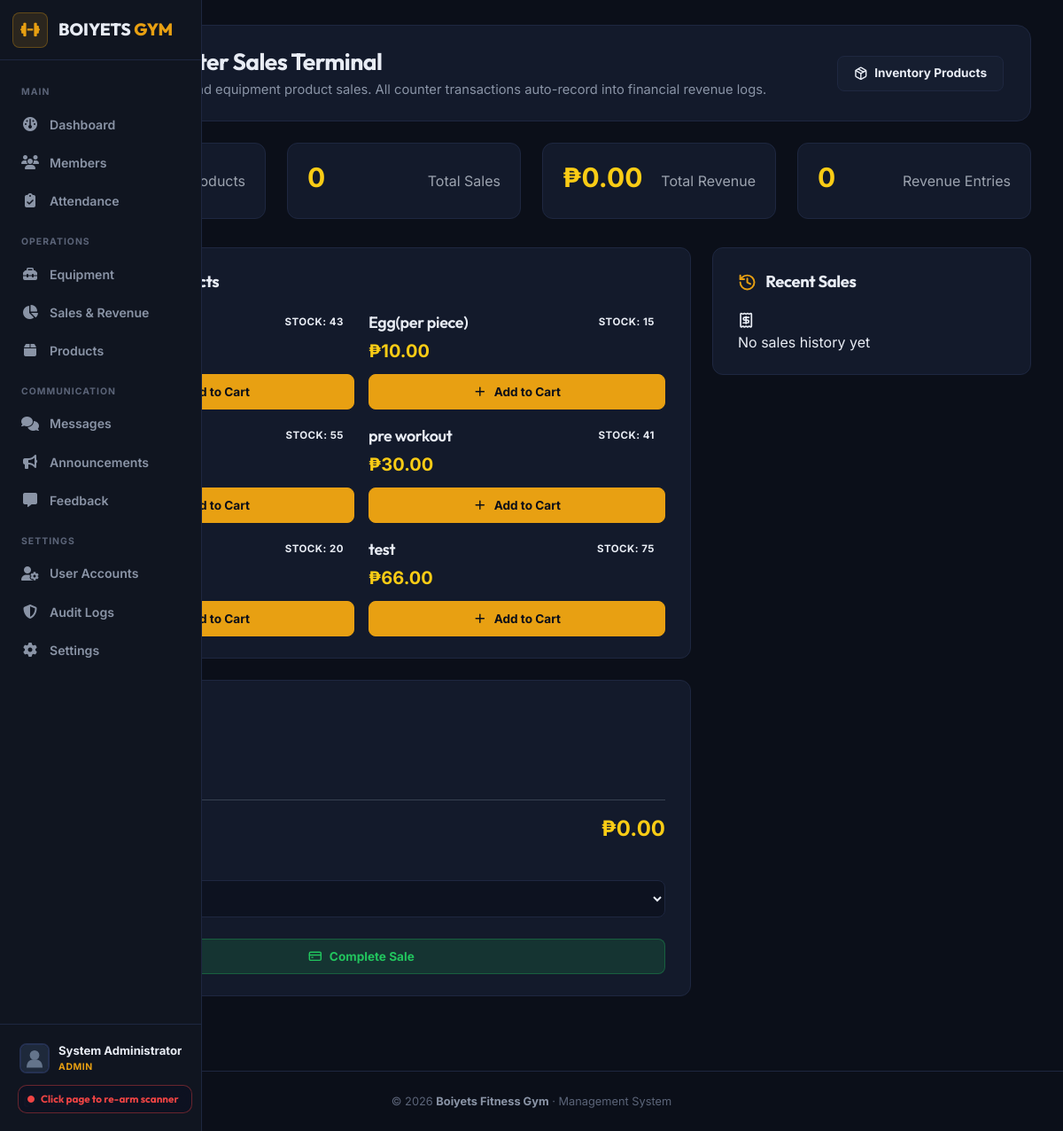
The app's page /countersales.php (signed in) with its own data.
### tables this page shows
CREATE TABLE `products` (
  `id` int(11) NOT NULL,
  `name` varchar(255) NOT NULL,
  `description` text DEFAULT NULL,
  `price` decimal(10,2) NOT NULL,
  `stock_quantity` int(11) NOT NULL DEFAULT 0,
  `category` varchar(100) DEFAULT NULL,
  `image_url` varchar(500) DEFAULT NULL,
  `created_at` timestamp NOT NULL DEFAULT current_timestamp(),
  `deleted_at` timestamp NULL DEFAULT NULL,
  `created_by` int(11) DEFAULT NULL,
  `updated_by` int(11) DEFAULT NULL
);

### public_html/countersales.php (the view, shortened to what this page needs)
<?php
require_once 'chat_functions.php';
function getProducts($conn) {
    $products = [];
    $sql = "SELECT * FROM products WHERE stock_quantity > 0 ORDER BY name";
    $result = $conn->query($sql);
    if ($result) {
        while ($row = $result->fetch_assoc()) {
            $products[] = $row;
        }
    }
    return $products;
}
function getSalesHistory($conn) {
    $sales = [];
    return $sales;
}
$products = getProducts($conn);
$salesHistory = getSalesHistory($conn);
?>
<?php
require_once __DIR__ . "/includes/header.php";
require_once __DIR__ . "/includes/nav.php";
?>
  <div class="gym-main-container">
    <div class="gym-page-header">
      <div>
        <h1 class="gym-page-title" style="display: flex; align-items: center; gap: 10px;">
          POS Counter Sales Terminal
        </h1>
        <p class="gym-page-subtitle">Process supplement and equipment product sales. All counter transactions auto-record into financial revenue logs.</p>
      </div>
      <div style="display: flex; gap: 0.75rem;">
        <a href="products.php" class="gym-btn gym-btn-outline">
          <i data-lucide="package"></i> Inventory Products
        </a>
      </div>
    </div>
        <div class="grid grid-cols-1 md:grid-cols-4 gap-6 mb-8">
            <div class="stat-card">
                <div class="text-3xl font-bold text-yellow-400 mb-2">
                </div>
                <div class="text-gray-400">Available Products</div>
            </div>
            <div class="stat-card">
                <div class="text-3xl font-bold text-yellow-400 mb-2">
                    <?php
                    $total_sales = $conn->query("SELECT COUNT(*) as count FROM sales")->fetch_assoc()['count'];
                    echo $total_sales;
                    ?>
                </div>
                <div class="text-gray-400">Total Sales</div>
            </div>
            <div class="stat-card">
                <div class="text-3xl font-bold text-yellow-400 mb-2">
                    <?php
                    $revenue = $conn->query("SELECT COALESCE(SUM(total_amount), 0) as total FROM sales")->fetch_assoc()['total'];
                    echo '₱' . number_format($revenue, 2);
                    ?>
                </div>
                <div class="text-gray-400">Total Revenue</div>
            </div>
            <div class="stat-card">
                <div class="text-3xl font-bold text-yellow-400 mb-2">
                    <?php
                    $revenue_entries = $conn->query("SELECT COUNT(*) as count FROM revenue_entries WHERE category_id = 1")->fetch_assoc()['count'];
                    echo $revenue_entries;
                    ?>
                </div>
                <div class="text-gray-400">Revenue Entries</div>
            </div>
        </div>
        <div class="grid grid-cols-1 lg:grid-cols-3 gap-6">
            <div class="lg:col-span-2">
                <div class="card">
                    <h2 class="text-lg font-semibold text-yellow-400 mb-4 flex items-center gap-2">
                    </h2>
                    <div class="grid grid-cols-1 md:grid-cols-2 gap-4">
                        <?php if (empty($products)): ?>
                            <div class="col-span-2 empty-state">
                                <i data-lucide="package-x" class="w-12 h-12 mx-auto"></i>
                                <p>No products available</p>
                            </div>
                        <?php else: ?>
                            <?php foreach ($products as $product): ?>
                                <div class="product-card">
                                    <div class="flex justify-between items-start mb-3">
                                        <div>
                                            <h3 class="font-semibold  text-lg mb-1"><?php echo htmlspecialchars($product['name']); ?></h3>
                                            <p class="text-yellow-400 font-bold text-xl">₱<?php echo number_format($product['price'], 2); ?></p>
                                        </div>
                                        <span class="badge badge-green">Stock: <?php echo $product['stock_quantity']; ?></span>
                                    </div>
                                    <button onclick="addToCart(<?php echo $product['id']; ?>, '<?php echo htmlspecialchars($product['name']); ?>', <?php echo $product['price']; ?>)"
                                            class="btn gym-btn gym-btn-yellow w-full">
                                        <i data-lucide="plus"></i> Add to Cart
                                    </button>
                                </div>
                            <?php endforeach; ?>
                        <?php endif; ?>
                    </div>
                </div>
                <div class="card mt-6">
                    <h2 class="text-lg font-semibold text-yellow-400 mb-4 flex items-center gap-2">
                    </h2>
                    <div id="cartItems" class="mb-4">
                        <div class="empty-state">
                            <p>No items in cart</p>
                        </div>
                    </div>
                    <div class="border-t border-gray-700 pt-4">
                        <div class="flex justify-between items-center mb-4">
                            <span class="text-lg font-semibold">Total Amount:</span>
                            <span id="cartTotal" class="text-2xl font-bold text-yellow-400">₱0.00</span>
                        </div>
                        <form method="POST" id="saleForm">
                            <div class="mb-4">
                                <label class="form-label">Payment Method</label>
                                <select name="payment_method" class="form-select" required>
                                    <option value="cash">Cash</option>
                                </select>
                            </div>
                            <button type="submit" name="complete_sale" class="btn btn-success w-full">
                                <i data-lucide="credit-card"></i> Complete Sale
                            </button>
                        </form>
                    </div>
                </div>
            </div>
            <div>
                <div class="card">
                    <h2 class="text-lg font-semibold text-yellow-400 mb-4 flex items-center gap-2">
                        <i data-lucide="history"></i>
                        Recent Sales
                    </h2>
                    <div class="space-y-4">
                        <?php if (empty($salesHistory)): ?>
                            <div class="empty-state">
                                <i data-lucide="receipt" class="w-12 h-12 mx-auto"></i>
                                <p>No sales history yet</p>
                            </div>
                        <?php endif; ?>
                    </div>
                </div>
            </div>
        </div>
  </div>
<?php require_once __DIR__ . "/includes/footer.php"; ?>

### records on screen
products: stock_quantity "43"
products: name "Egg(per piece)", price "10.00", stock_quantity "15"
products: stock_quantity "55"
products: name "pre workout", price "30.00", stock_quantity "41"
products: stock_quantity "20"
products: name "test", price "66.00", stock_quantity "75"

### other values on screen
$user_name "System Administrator"
$user_role "ADMIN"
$total_sales "0"
$revenue "0.00"
$revenue_entries "0"
